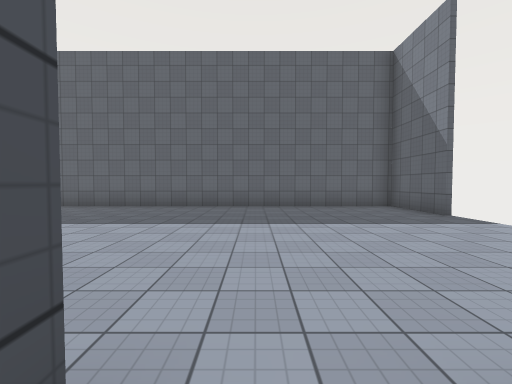
view 1 (above)

17 first-person views from a walk through a Unity game level. The camera is 1.5 m above the floor, tilts 2° down and sees 90° across. The floor is counted in squares, 2 m on a side. Each view is taken from the middle of a square. On the plan, view 1 faces up. The plan holds only what a view shows up to about 9 squares ahead; the rest is blank. The place goes on beyond the plan. The player is left out. Surface patterns are stand-ins for the level's own textures.

view 2
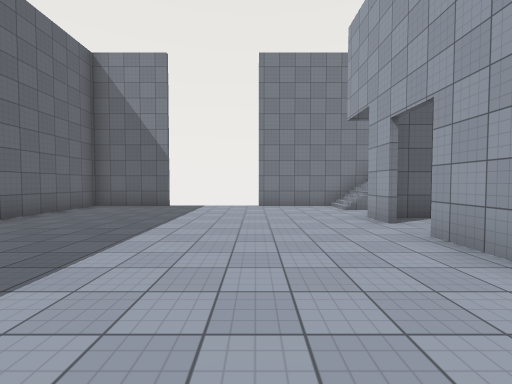

view 3
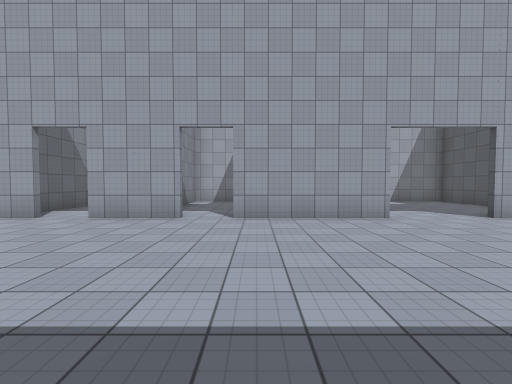

view 4
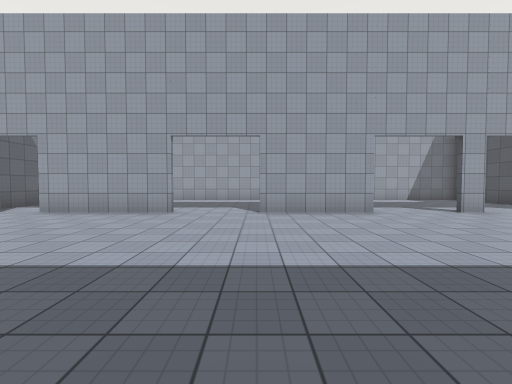

view 5
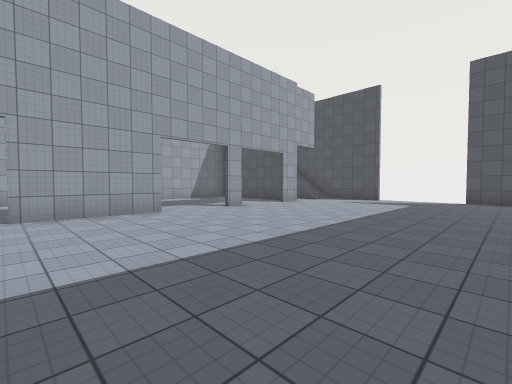

view 6
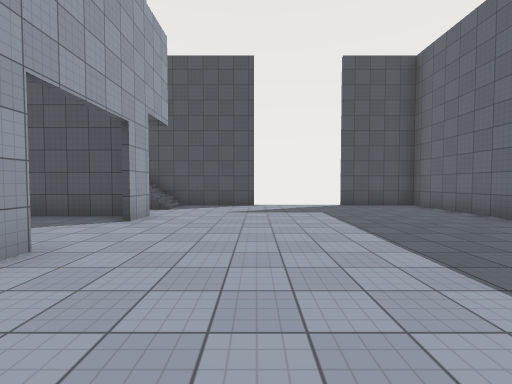

view 7
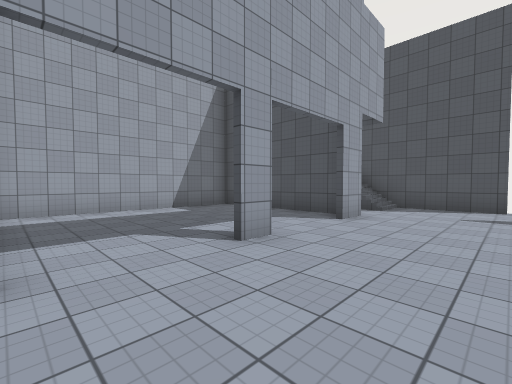

view 8
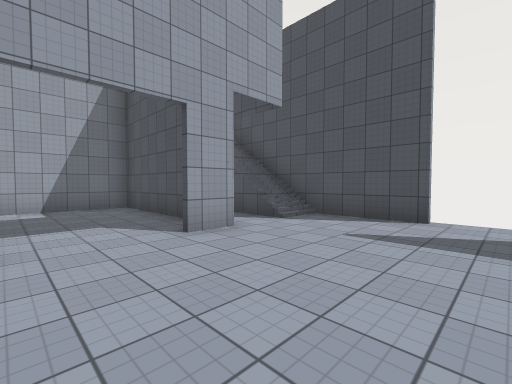

view 9
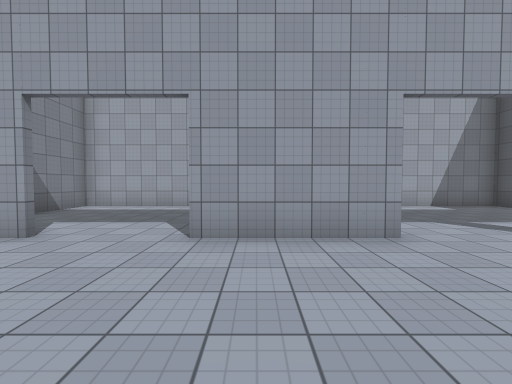

view 10
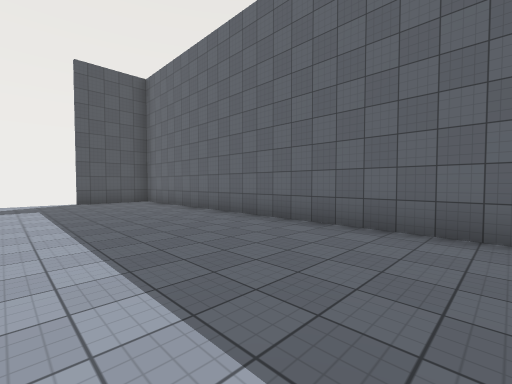

view 11
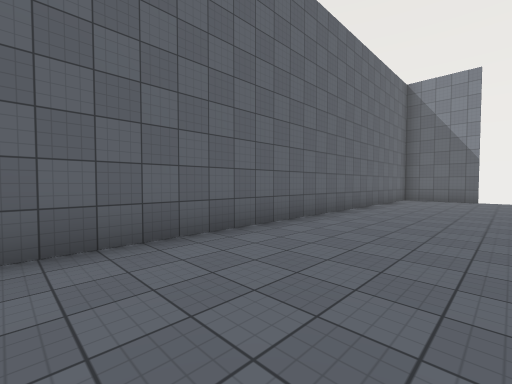

view 12
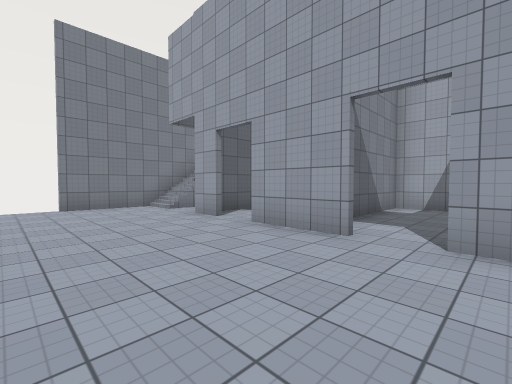

view 13
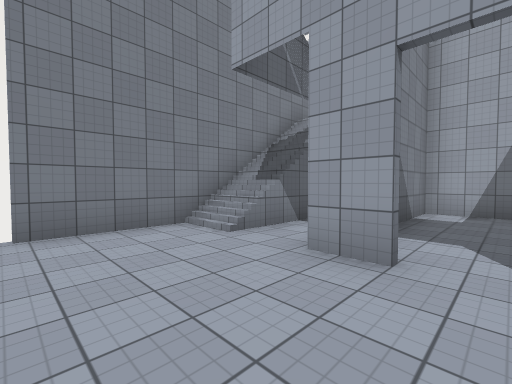

view 14
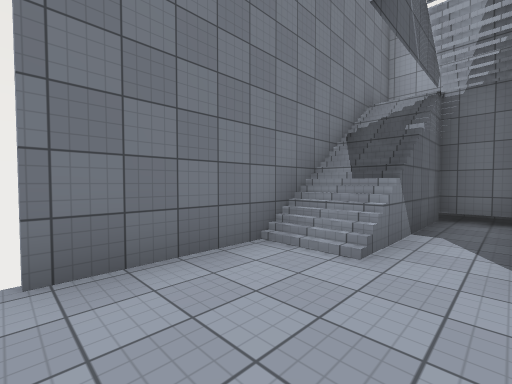

view 15
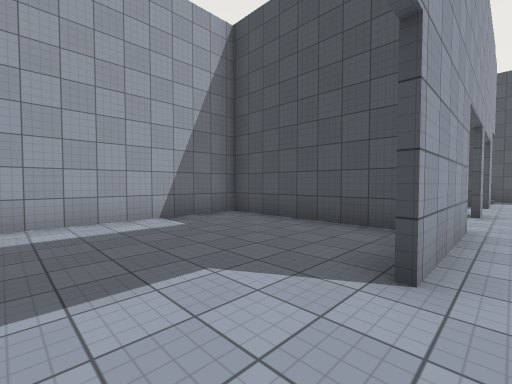

view 16
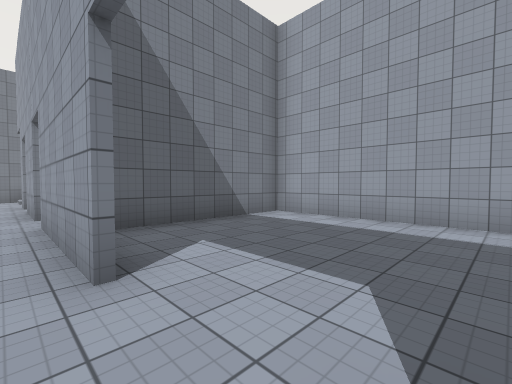

view 17
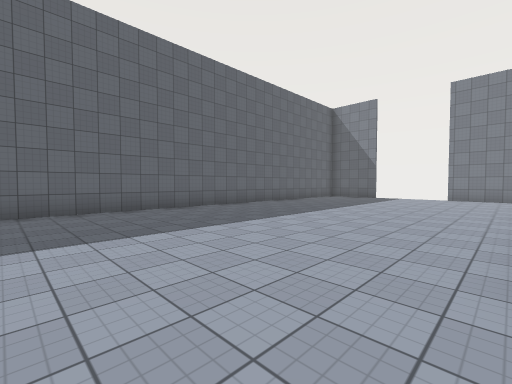

### Floor plan
Points are (right, up) in squares from view 1. A wall is a line through its corners. A room is listed if a view was taken in it or the views show most of it. See-through windows are left out.
Room 1 (view 1)
walls: (-0.1, -4.4) (1.5, -4.4) (1.5, 0)
ways out: opening at (0, 0) to room 2
Room 2 (views 2, 3, 4, 5, 6, 7, 8, 9, 10, 11, 12, 13, 14, 15, 16, 17)
walls: (-6.9, 0.5) (-3.5, 0.5); (-12, 0.5) (-9, 0.5); (-11.5, -0.2) (-11.5, -4.4) (-4.5, -4.4) (-4.5, -0.2); (-14.9, 0.5) (-14.1, 0.5); (-2.5, 0.5) (-0.4, 0.5); (-17.8, 0.1) (-17.8, -4.4) (-11.9, -4.4); (-18, 0.5) (-17, 0.5); (0.6, 0.5) (1.8, 0.5); (-20.6, 3) (-20.6, -2.6); (4.4, 0.5) (4.4, 3); (4.4, 5.9) (4.4, 8.3) (-20.6, 8.3) (-20.6, 5.9)
low walls: (3, 0.2) (3.5, 0.2); (3, -0.5) (3.5, -0.5)
ways out: opening at (0, 0) to room 1; opening at (-3, 0) to room 3; opening at (4, 0) to room 4; gap at (-21, 3); gap at (-21, 6)
Room 3 (no view inside)
walls: (-2.9, -4.4) (-1.6, -4.4) (-1.6, -0.4)
ways out: opening at (-3, 0) to room 2
Room 4 (no view inside)
walls: (2, -4.4) (4.4, -4.4) (4.4, 0.5)
ways out: opening at (4, 0) to room 2

Positions as (right, up) in squares from view 1, and headings:
1: (0, 0), facing up
2: (-4, 3), facing right
3: (-4, 6), facing down
4: (-9, 7), facing down
5: (-9, 7), facing down-left
6: (-12, 3), facing left
7: (-12, 3), facing down-left
8: (-15, 4), facing down-left
9: (-10, 4), facing down
10: (-10, 4), facing up-left
11: (-8, 5), facing up-right
12: (-4, 4), facing down-right
13: (0, 3), facing down-right
14: (2, 3), facing down-right
15: (-7, 1), facing down-left
16: (-9, 1), facing down-right
17: (-9, 1), facing up-right
